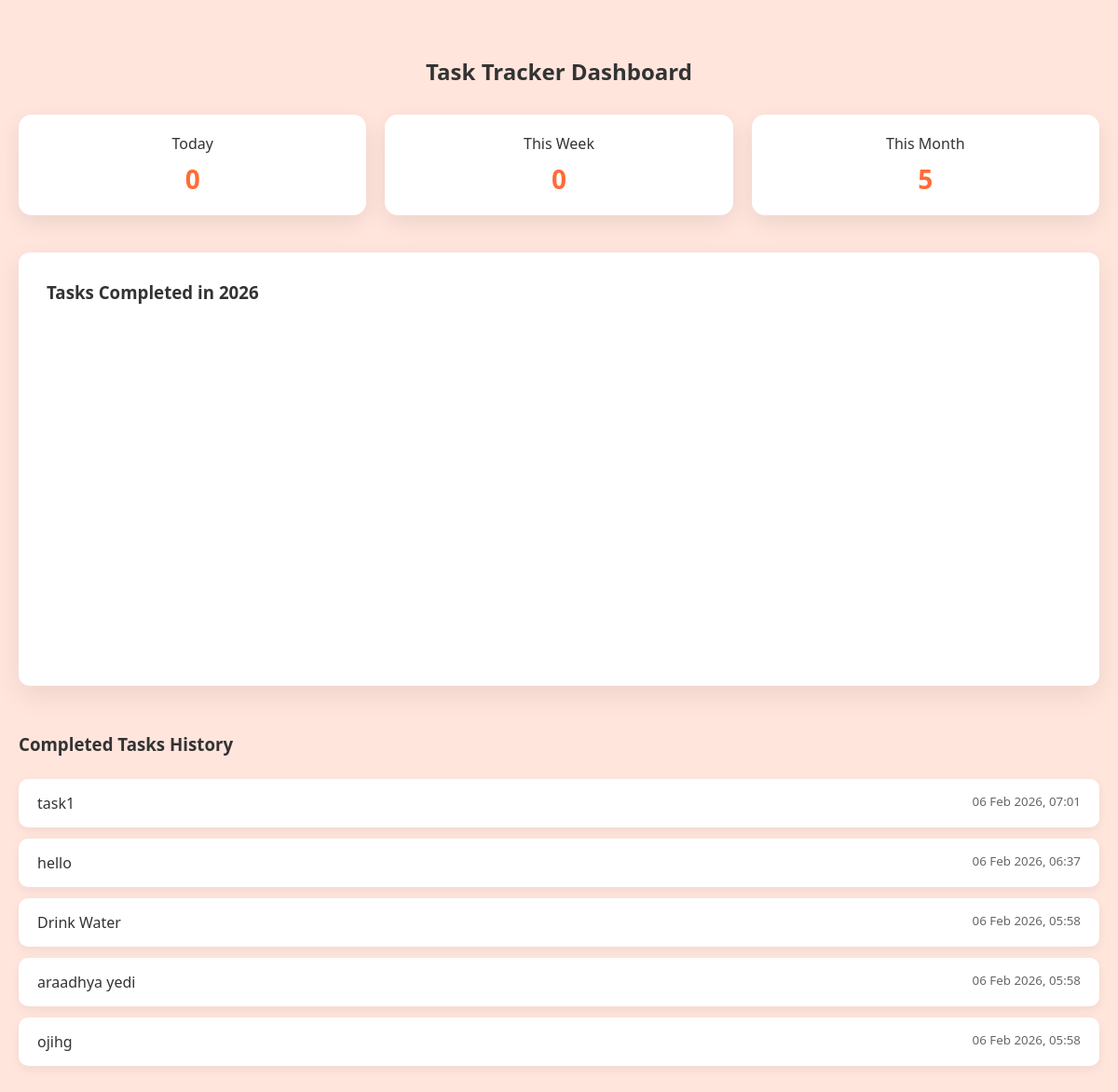
The page /todo/tracker/ (signed in) on the database its author committed.
### todo/models.py (models this page shows, shortened)
class TodoItem(models.Model):
    user = models.ForeignKey(User, on_delete=models.CASCADE)
    task = models.CharField(max_length=255)
    description = models.TextField(blank=True)
    reminder_date = models.DateField(null=True, blank=True)
    reminder_time = models.TimeField(null=True, blank=True)
    is_completed = models.BooleanField(default=False)
    created_at = models.DateTimeField(auto_now_add=True)
    completed_at = models.DateTimeField(null=True, blank=True)

### todo/views.py (the view)
# urls.py: path('tracker/',views.tracker_view,name='tracker'),
@login_required(login_url='account:login')
def tracker_view(request):
    today = now().date()
    week_start = today - timedelta(days=today.weekday())
    month_start = today.replace(day=1)
    year = today.year
    total_completed = TodoItem.objects.filter(
        user=request.user,
        is_completed=True
    ).count()
    daily_done = TodoItem.objects.filter(
        user=request.user,
        is_completed=True,
        completed_at__date=today
    ).count()
    weekly_done = TodoItem.objects.filter(
        user=request.user,
        is_completed=True,
        completed_at__date__gte=week_start
    ).count()
    monthly_done = TodoItem.objects.filter(
        user=request.user,
        is_completed=True,
        completed_at__date__gte=month_start
    ).count()
    yearly_data = (
        TodoItem.objects
        .filter(
            user=request.user,
            is_completed=True,
            completed_at__year=year
        )
        .annotate(month=TruncMonth('completed_at'))
        .values('month')
        .annotate(count=Count('id'))
        .order_by('month')
    )
    months = [item['month'].strftime('%b') for item in yearly_data]
    counts = [item['count'] for item in yearly_data]
    completed_tasks = TodoItem.objects.filter(
        user=request.user,
        is_completed=True
    ).order_by('-completed_at')
    context = {
        'daily_done': daily_done,
        'weekly_done': weekly_done,
        'monthly_done': monthly_done,
        'months': months,
        'counts': counts,
        'year': year,
        'completed_tasks': completed_tasks,
    }
    return render(request, 'tracker.html', context)

### templates/tracker.html (shortened to what this page needs)
{% extends "base.html" %}
{% block content %}
<div class="tracker-container">
  <h2 class="tracker-title"> Task Tracker Dashboard</h2>
  <div class="summary-grid">
    <div class="card">
      Today
      <strong>{{ daily_done }}</strong>
    </div>
    <div class="card">
      This Week
      <strong>{{ weekly_done }}</strong>
    </div>
    <div class="card">
      This Month
      <strong>{{ monthly_done }}</strong>
    </div>
  </div>
  <div class="chart-card">
    <h3>Tasks Completed in {{ year }}</h3>
    <div class="chart-wrapper">
    </div>
  </div>
  <div class="history-card">
    <h3> Completed Tasks History</h3>
    {% if completed_tasks %}
      <ul class="task-list">
        {% for task in completed_tasks %}
        <li class="task-item">
          <span>{{ task.task }}</span>
          <small>
            {{ task.completed_at|date:"d M Y, H:i" }}
          </small>
        </li>
        {% endfor %}
      </ul>
    {% else %}
      <p class="muted">No completed tasks yet.</p>
    {% endif %}
  </div>
</div>
{% endblock %}

### templates/base.html (shortened to what this page needs)
{% load static %}
<!DOCTYPE html>
<html lang="en">
<head>
    <link rel="stylesheet" href="{% static 'css/style.css' %}">
</head>
<body>
    {% block content %}{% endblock %}
</body>
</html>

### static/css/style.css (style rules this page uses)
* { margin: 0; padding: 0; box-sizing: border-box; }
body { font-family: 'Segoe UI', Tahoma, Geneva, Verdana, sans-serif; background-color: #ffe5dc; min-height: 100vh; color: #333; }
.task-list { margin-top: 25px; }

### templates/tracker.html (style rules this page uses)
.tracker-container { max-width: 1200px; margin: 40px auto; padding: 20px; }
.tracker-title { text-align: center; margin-bottom: 30px; }
.summary-grid { display: grid; grid-template-columns: repeat(auto-fit, minmax(180px, 1fr)); gap: 20px; margin-bottom: 40px; }
.card { background: #fff; padding: 20px; text-align: center; border-radius: 14px; box-shadow: 0 8px 25px rgba(0,0,0,0.08); font-size: 16px; }
.card strong { font-size: 28px; display: block; margin-top: 8px; color: #ff6b35; }
.chart-card { background: #fff; padding: 30px; border-radius: 12px; box-shadow: 0 10px 30px rgba(0,0,0,0.08); }
.chart-wrapper { width: 100%; height: 380px; }
.history-card { margin-top: 50px; }
.task-list { list-style: none; padding: 0; }
.task-item { background: #fff; margin-bottom: 12px; padding: 15px 20px; border-radius: 10px; box-shadow: 0 4px 12px rgba(0,0,0,0.06); display: flex; flex-direction: column; }
.task-item small { color: #666; }
@media (min-width: 768px) { .task-item { flex-direction: row; justify-content: space-between; } }

### rows shown on the page
TodoItem: task "task1", completed_at "06 Feb 2026, 07:01"
TodoItem: task "hello", completed_at "06 Feb 2026, 06:37"
TodoItem: task "Drink Water", completed_at "06 Feb 2026, 05:58"
TodoItem: task "araadhya yedi", completed_at "06 Feb 2026, 05:58"
TodoItem: task "ojihg", completed_at "06 Feb 2026, 05:58"

### other values the page prints
{{ daily_done }} "0"
{{ weekly_done }} "0"
{{ monthly_done }} "5"
